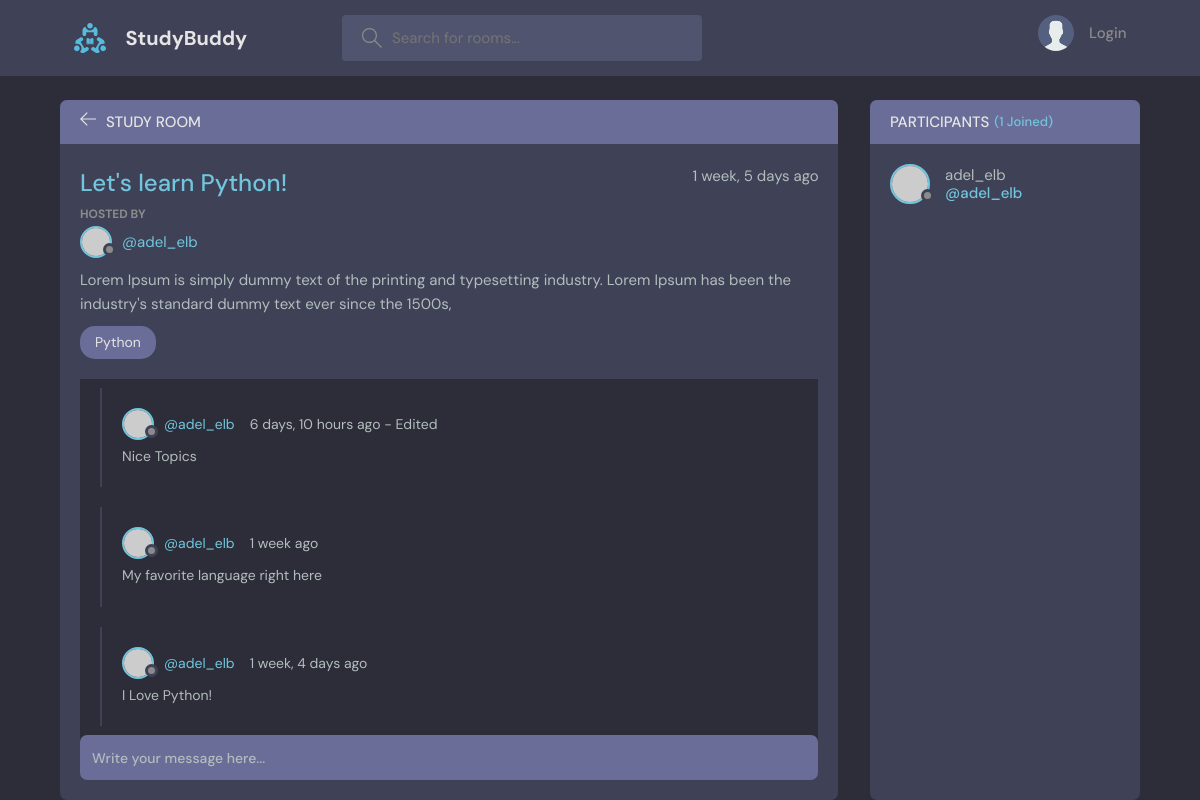
The page /room/1/ on the database its author committed.
### base/models.py (models this page shows, shortened)
class Room(models.Model):
    host = models.ForeignKey(User, on_delete=models.CASCADE, null=True)
    topic = models.ForeignKey(Topic, on_delete=models.SET_NULL, null=True)
    name = models.CharField(max_length=200)
    description = models.TextField(null=True, blank=True) # null for database and blank is when we save a form
    participants = models.ManyToManyField(User,
                                          related_name='participants',
                                          blank=True)
    updated = models.DateTimeField(auto_now=True) # every time we save this module the datetime is updated
    created = models.DateTimeField(auto_now_add=True) # only saves datetime when we create the model
    class Meta:
        ordering = ['-created'] # adding dash '-' means we want to order the results of the the query

class Topic(models.Model):
    name = models.CharField(max_length=200)

class Message(models.Model):
    user = models.ForeignKey(User, on_delete=models.CASCADE)
    room = models.ForeignKey(Room, on_delete=models.CASCADE)
    body = models.TextField()
    updated = models.DateTimeField(auto_now=True)
    created = models.DateTimeField(auto_now_add=True)
    edited = models.BooleanField(default=False)
    class Meta:
        ordering = ['-created']

### base/views.py (the view, shortened to what this page needs)
# urls.py: path('room/<str:id>/', views.room, name='room'),
def room(request, id):
    room = Room.objects.get(id=int(id))
    room_messages = room.message_set.all().order_by('-created')
    participants = room.participants.all()
    context = {
        'room': room,
        'room_messages': room_messages,
        'participants': participants
    }
    return render(request, 'base/room.html', context)

### base/templates/base/room.html (shortened to what this page needs)
{% extends 'main.html' %}
{% block content %}
<main class="profile-page layout layout--2">
  <div class="container">
    <div class="room">
      <div class="room__top">
        <div class="room__topLeft">
          <a href="{{ request.META.HTTP_REFERER }}">
            <svg version="1.1" xmlns="http://www.w3.org/2000/svg" width="32" height="32" viewBox="0 0 32 32">
              <title>arrow-left</title>
              <path
                d="M13.723 2.286l-13.723 13.714 13.719 13.714 1.616-1.611-10.96-10.96h27.625v-2.286h-27.625l10.965-10.965-1.616-1.607z"
              ></path>
            </svg>
          </a>
          <h3>Study Room</h3>
        </div>
      </div>
      <div class="room__box scroll">
        <div class="room__header scroll">
          <div class="room__info">
            <h3>{{ room.name }}</h3>
            <span>{{ room.created | timesince }} ago</span>
          </div>
          <div class="room__hosted">
            <p>Hosted By</p>
            <a href="{% url 'profile' room.host.id %}" class="room__author">
              <div class="avatar avatar--small">
                <img src="https://randomuser.me/api/portraits/men/37.jpg" />
              </div>
              <span>@{{ room.host.username }}</span>
            </a>
          </div>
          <div class="room__details">
            {{ room.description }}
          </div>
          <span class="room__topics">{{ room.topic.name }}</span>
        </div>
        <div class="room__conversation">
          <div class="threads scroll">
            {% for message in room_messages %}
            <div class="thread">
              <div class="thread__top">
                <div class="thread__author">
                  <a href="{% url 'profile' message.user.id %}" class="thread__authorInfo">
                    <div class="avatar avatar--small">
                      <img src="https://randomuser.me/api/portraits/men/37.jpg" />
                    </div>
                    <span>@{{ message.user.username }}</span>
                  </a>
                  {% if message.edited %}
                    <span class="thread__date">{{ message.created | timesince }} ago - Edited</span>
                  {% else %}
                    <span class="thread__date">{{ message.created | timesince }} ago</span>
                  {% endif %}
                </div>
              </div>
              <div class="thread__details">
                {{ message.body }}
              </div>
            </div>
            {% endfor %}
          </div>
        </div>
      </div>
      <div class="room__message">
        <form method="POST" action="">
          <input name="body" placeholder="Write your message here..." /></form>
      </div>
    </div>
    <div class="participants">
      <h3 class="participants__top">Participants <span>({{ participants.count }} Joined)</span></h3>
      <div class="participants__list scroll">
        {% for user in participants %}
        <a href="{% url 'profile' user.id %}" class="participant">
          <div class="avatar avatar--medium">
            <img src="https://randomuser.me/api/portraits/men/37.jpg" />
          </div>
          <p>
            {{ user.username }}
            <span>@{{ user.username }}</span>
          </p>
        </a>
        {% endfor %}
      </div>
    </div>
  </div>
</main>
{% endblock %}

### rows shown on the page
Room: name "Let's learn Python!", created "1 week, 5 days", host.username "adel_elb", description "Lorem Ipsum is simply dummy text of the printing and typesetting industry. Lorem Ipsum has been the industry's standard dummy text ever since the 1500s,", topic.name "Python"
Message: user.username "adel_elb", created "6 days, 10 hours", body "Nice Topics"
Message: user.username "adel_elb", created "1 week", body "My favorite language right here"
Message: user.username "adel_elb", created "1 week, 4 days", body "I Love Python!"

### other values the page prints
{{ participants.count }} "1"
{{ user.username }} "adel_elb"
